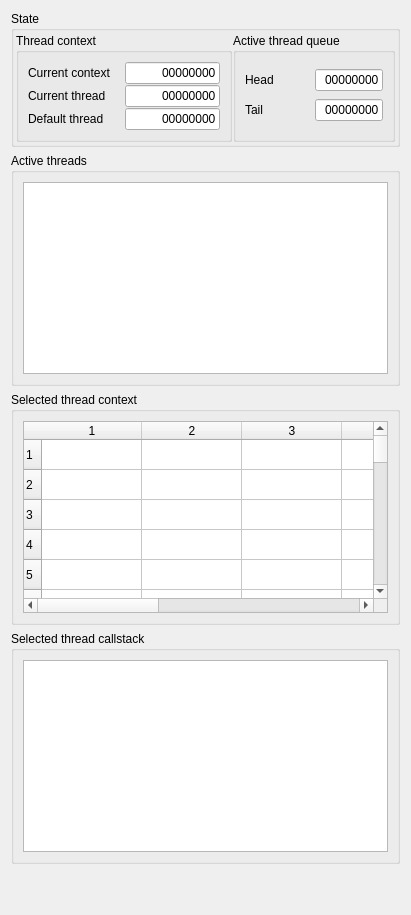
<?xml version="1.0" encoding="UTF-8"?>
<ui version="4.0">
 <class>ThreadWidget</class>
 <widget class="QWidget" name="ThreadWidget">
  <layout class="QVBoxLayout" name="mainLayout">
   <item>
    <widget class="QGroupBox" name="stateGroup">
     <property name="title">
      <string>State</string>
     </property>
     <layout class="QHBoxLayout" name="stateLayout">
      <property name="spacing">
       <number>1</number>
      </property>
      <property name="leftMargin">
       <number>2</number>
      </property>
      <property name="topMargin">
       <number>2</number>
      </property>
      <property name="rightMargin">
       <number>2</number>
      </property>
      <property name="bottomMargin">
       <number>2</number>
      </property>
      <item>
       <widget class="QGroupBox" name="contextGroup">
        <property name="title">
         <string>Thread context</string>
        </property>
        <layout class="QGridLayout" name="contextLayout" columnstretch="1,1">
         <property name="spacing">
          <number>1</number>
         </property>
         <item row="0" column="0">
          <widget class="QLabel" name="currentContextLabel">
           <property name="text">
            <string>Current context</string>
           </property>
           <property name="buddy">
            <cstring>currentContextEdit</cstring>
           </property>
          </widget>
         </item>
         <item row="0" column="1">
          <widget class="QLineEdit" name="currentContextEdit">
           <property name="text">
            <string notr="true">00000000</string>
           </property>
           <property name="alignment">
            <set>Qt::AlignRight|Qt::AlignTrailing|Qt::AlignVCenter</set>
           </property>
           <property name="readOnly">
            <bool>true</bool>
           </property>
          </widget>
         </item>
         <item row="1" column="0">
          <widget class="QLabel" name="currentThreadLabel">
           <property name="text">
            <string>Current thread</string>
           </property>
           <property name="buddy">
            <cstring>currentThreadEdit</cstring>
           </property>
          </widget>
         </item>
         <item row="1" column="1">
          <widget class="QLineEdit" name="currentThreadEdit">
           <property name="text">
            <string notr="true">00000000</string>
           </property>
           <property name="alignment">
            <set>Qt::AlignRight|Qt::AlignTrailing|Qt::AlignVCenter</set>
           </property>
           <property name="readOnly">
            <bool>true</bool>
           </property>
          </widget>
         </item>
         <item row="2" column="0">
          <widget class="QLabel" name="defaultThreadLabel">
           <property name="text">
            <string>Default thread</string>
           </property>
           <property name="buddy">
            <cstring>defaultThreadEdit</cstring>
           </property>
          </widget>
         </item>
         <item row="2" column="1">
          <widget class="QLineEdit" name="defaultThreadEdit">
           <property name="text">
            <string notr="true">00000000</string>
           </property>
           <property name="alignment">
            <set>Qt::AlignRight|Qt::AlignTrailing|Qt::AlignVCenter</set>
           </property>
           <property name="readOnly">
            <bool>true</bool>
           </property>
          </widget>
         </item>
        </layout>
       </widget>
      </item>
      <item>
       <widget class="QGroupBox" name="queueGroup">
        <property name="title">
         <string>Active thread queue</string>
        </property>
        <layout class="QGridLayout" name="queueLayout" columnstretch="1,1">
         <property name="spacing">
          <number>1</number>
         </property>
         <item row="0" column="0">
          <widget class="QLabel" name="queueHeadLabel">
           <property name="text">
            <string>Head</string>
           </property>
           <property name="buddy">
            <cstring>queueHeadEdit</cstring>
           </property>
          </widget>
         </item>
         <item row="0" column="1">
          <widget class="QLineEdit" name="queueHeadEdit">
           <property name="text">
            <string notr="true">00000000</string>
           </property>
           <property name="alignment">
            <set>Qt::AlignRight|Qt::AlignTrailing|Qt::AlignVCenter</set>
           </property>
           <property name="readOnly">
            <bool>true</bool>
           </property>
          </widget>
         </item>
         <item row="1" column="0">
          <widget class="QLabel" name="queueTailLabel">
           <property name="text">
            <string>Tail</string>
           </property>
           <property name="buddy">
            <cstring>queueTailEdit</cstring>
           </property>
          </widget>
         </item>
         <item row="1" column="1">
          <widget class="QLineEdit" name="queueTailEdit">
           <property name="text">
            <string notr="true">00000000</string>
           </property>
           <property name="alignment">
            <set>Qt::AlignRight|Qt::AlignTrailing|Qt::AlignVCenter</set>
           </property>
           <property name="readOnly">
            <bool>true</bool>
           </property>
          </widget>
         </item>
        </layout>
       </widget>
      </item>
     </layout>
    </widget>
   </item>
   <item>
    <widget class="QGroupBox" name="activeThreadsGroup">
     <property name="title">
      <string>Active threads</string>
     </property>
     <layout class="QGridLayout" name="activeThreadsLayout">
      <property name="spacing">
       <number>1</number>
      </property>
      <item row="0" column="0">
       <widget class="QTableWidget" name="threadTable">
        <property name="tabKeyNavigation">
         <bool>false</bool>
        </property>
        <property name="editTriggers">
         <set>QAbstractItemView::NoEditTriggers</set>
        </property>
        <property name="selectionMode">
         <enum>QAbstractItemView::SingleSelection</enum>
        </property>
        <property name="selectionBehavior">
         <enum>QAbstractItemView::SelectRows</enum>
        </property>
        <property name="wordWrap">
         <bool>false</bool>
        </property>
       </widget>
      </item>
     </layout>
    </widget>
   </item>
   <item>
    <widget class="QGroupBox" name="selectedContextGroup">
     <property name="title">
      <string>Selected thread context</string>
     </property>
     <layout class="QGridLayout" name="selectedContextLayout">
      <property name="spacing">
       <number>1</number>
      </property>
      <item row="0" column="0">
       <widget class="QTableWidget" name="contextTable">
        <property name="tabKeyNavigation">
         <bool>false</bool>
        </property>
        <property name="contextMenuPolicy">
         <enum>Qt::CustomContextMenu</enum>
        </property>
        <property name="editTriggers">
         <set>QAbstractItemView::NoEditTriggers</set>
        </property>
        <property name="selectionMode">
         <enum>QAbstractItemView::SingleSelection</enum>
        </property>
        <property name="selectionBehavior">
         <enum>QAbstractItemView::SelectItems</enum>
        </property>
        <property name="rowCount">
         <number>32</number>
        </property>
        <property name="columnCount">
         <number>8</number>
        </property>
       </widget>
      </item>
     </layout>
    </widget>
   </item>
   <item>
    <widget class="QGroupBox" name="callstackGroup">
     <property name="title">
      <string>Selected thread callstack</string>
     </property>
     <layout class="QGridLayout" name="callstackLayout">
      <property name="spacing">
       <number>1</number>
      </property>
      <item row="0" column="0">
       <widget class="QTableWidget" name="callstackTable">
        <property name="tabKeyNavigation">
         <bool>false</bool>
        </property>
        <property name="contextMenuPolicy">
         <enum>Qt::CustomContextMenu</enum>
        </property>
        <property name="editTriggers">
         <set>QAbstractItemView::NoEditTriggers</set>
        </property>
        <property name="selectionMode">
         <enum>QAbstractItemView::SingleSelection</enum>
        </property>
        <property name="selectionBehavior">
         <enum>QAbstractItemView::SelectItems</enum>
        </property>
       </widget>
      </item>
     </layout>
    </widget>
   </item>
   <item>
    <spacer name="bottomSpacer">
     <property name="orientation">
      <enum>Qt::Vertical</enum>
     </property>
     <property name="sizeHint" stdset="0">
      <size>
       <width>20</width>
       <height>40</height>
      </size>
     </property>
    </spacer>
   </item>
  </layout>
 </widget>
 <resources/>
 <connections/>
</ui>
